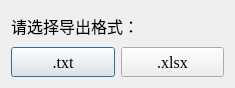
<?xml version="1.0" encoding="UTF-8"?>
<ui version="4.0">
 <class>win_export</class>
 <widget class="QDialog" name="win_export">
  <property name="geometry">
   <rect>
    <x>0</x>
    <y>0</y>
    <width>235</width>
    <height>88</height>
   </rect>
  </property>
  <property name="font">
   <font>
    <family>Times New Roman</family>
    <pointsize>12</pointsize>
   </font>
  </property>
  <property name="windowTitle">
   <string>导出所有数据</string>
  </property>
  <property name="windowIcon">
   <iconset resource="../resource_rc/resource.qrc">
    <normaloff>:/插图/N.png</normaloff>:/插图/N.png</iconset>
  </property>
  <layout class="QVBoxLayout" name="verticalLayout">
   <item>
    <widget class="QLabel" name="label">
     <property name="text">
      <string>请选择导出格式：</string>
     </property>
    </widget>
   </item>
   <item>
    <layout class="QHBoxLayout" name="horizontalLayout">
     <item>
      <widget class="QPushButton" name="pushButton">
       <property name="minimumSize">
        <size>
         <width>100</width>
         <height>30</height>
        </size>
       </property>
       <property name="text">
        <string>.txt</string>
       </property>
      </widget>
     </item>
     <item>
      <widget class="QPushButton" name="pushButton_2">
       <property name="minimumSize">
        <size>
         <width>100</width>
         <height>30</height>
        </size>
       </property>
       <property name="text">
        <string>.xlsx</string>
       </property>
      </widget>
     </item>
    </layout>
   </item>
  </layout>
 </widget>
 <resources>
  <include location="../resource_rc/resource.qrc"/>
 </resources>
 <connections/>
</ui>
